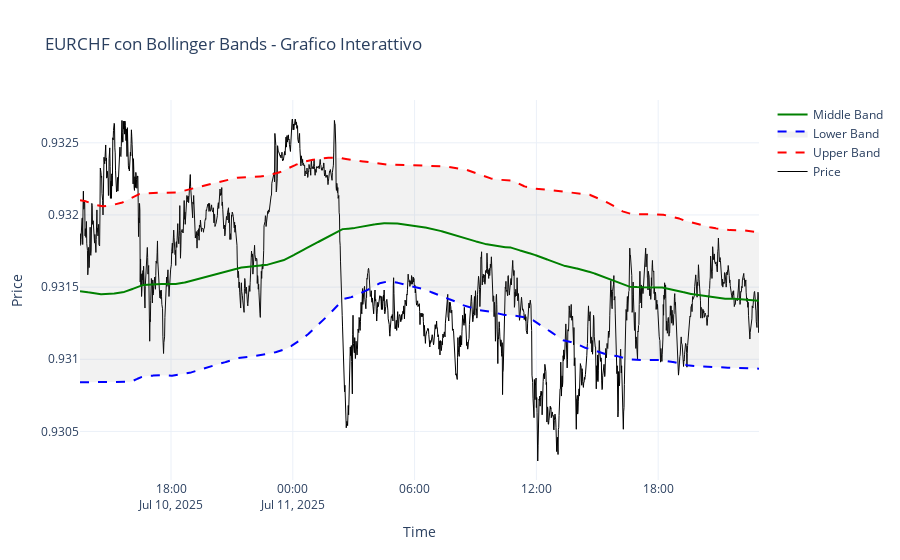

Here is the notebook cell this chart was saved with:
### Markdown cell above
## 7. Grafici interattivi (Plotly)

### Code cell
# Grafico interattivo dei prezzi con Bollinger Bands
visualization.plot_interactive_price_bands(
    subset_data, 
    title="EURCHF con Bollinger Bands - Grafico Interattivo"
)

### Figure 1 — Plotly figure (JSON) as saved in the notebook; plotly's stock layout.template omitted (floating-point values rounded to 4 significant figures; data arrays with more than 128 entries replaced by an {"elided": "..."} marker saying what was removed)
{"data": [{"line": {"color": "black", "width": 1}, "mode": "lines", "name": "Price", "type": "scatter", "x": {"elided": "2000 str values"}, "y": {"elided": "2000 float values"}}, {"line": {"color": "red", "dash": "dash"}, "mode": "lines", "name": "Upper Band", "type": "scatter", "x": {"elided": "2000 str values"}, "y": {"elided": "2000 float values"}}, {"fill": "tonexty", "fillcolor": "rgba(128, 128, 128, 0.1)", "line": {"color": "blue", "dash": "dash"}, "mode": "lines", "name": "Lower Band", "type": "scatter", "x": {"elided": "2000 str values"}, "y": {"elided": "2000 float values"}}, {"line": {"color": "green"}, "mode": "lines", "name": "Middle Band", "type": "scatter", "x": {"elided": "2000 str values"}, "y": {"elided": "2000 float values"}}], "layout": {"hovermode": "x unified", "title": {"text": "EURCHF con Bollinger Bands - Grafico Interattivo"}, "xaxis": {"title": {"text": "Time"}}, "yaxis": {"title": {"text": "Price"}}}}
